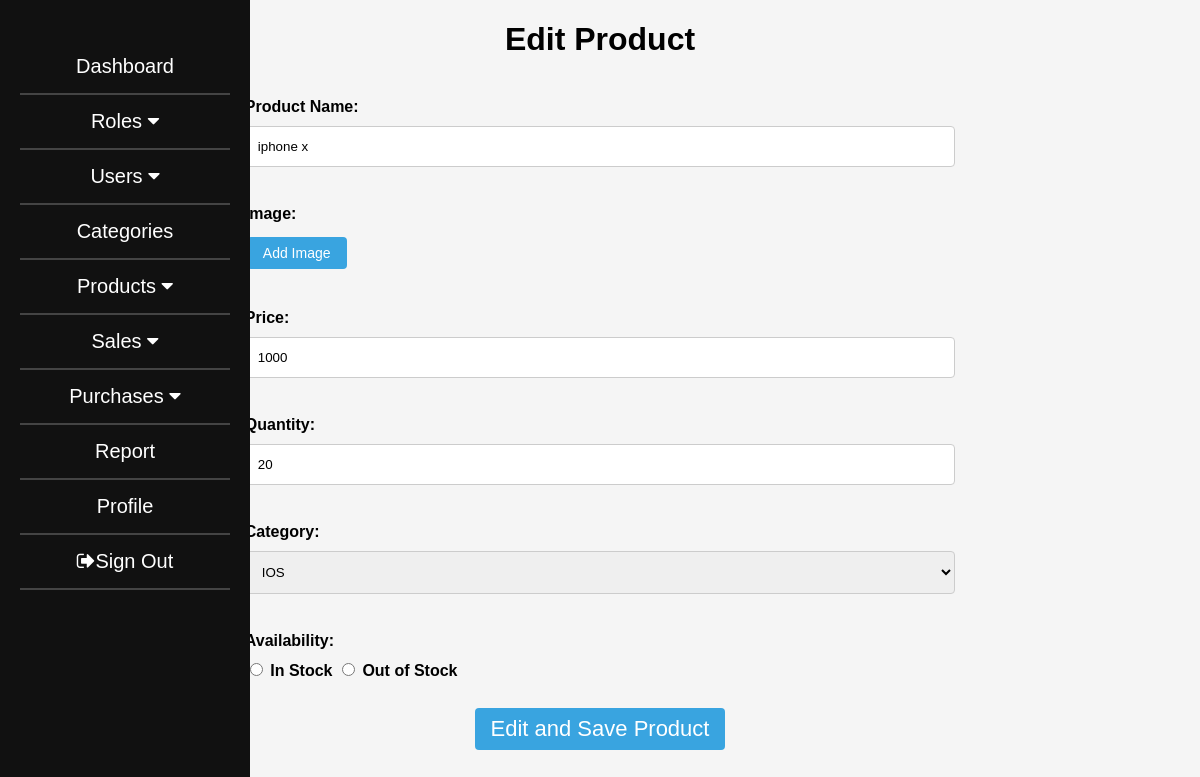
Page /RWInventory/editproduct.php?id=46 on the committed database.
### tables this page shows
CREATE TABLE `products` (
  `product_id` int(11) NOT NULL,
  `product_name` varchar(255) NOT NULL,
  `price` int(11) NOT NULL,
  `quantity` int(11) NOT NULL,
  `category` varchar(255) NOT NULL,
  `availability` varchar(255) NOT NULL,
  `image_path` varchar(255) NOT NULL,
  `company_id` int(11) NOT NULL
);

CREATE TABLE `categories` (
  `category_id` int(11) NOT NULL,
  `category_name` varchar(255) NOT NULL,
  `company_id` int(11) NOT NULL
);

### RWInventory/editproduct.php (the view, shortened to what this page needs)
<?php
    include("connect.php");
    $id = $_GET["id"];
      $sql = "SELECT * FROM products WHERE product_id = ?";
      $stmt = $connect->prepare($sql);
      $stmt->bind_param("i", $id);
      $stmt->execute();
      $result = $stmt->get_result();
      $data = $result->fetch_assoc();
      $name = $data['product_name'];
      $price = $data['price'];
      $quantity = $data['quantity'];
      $category = $data['category'];
      $notification = "";
      $notification_class = "";
?>
<!DOCTYPE html>
<html lang="en">
<head>
    <link rel="stylesheet" href="https://cdnjs.cloudflare.com/ajax/libs/font-awesome/4.7.0/css/font-awesome.min.css">
</head>
<body>
        <div class="sidebar">
    <ul>
        <li><a href="dash.php">Dashboard</a></li>
        <li class="dropdown">
        <a href="#" class="dropdown-toggle" data-toggle="dropdown">
            Roles <i class="fa fa-caret-down"></i>
        </a>
    </li>
    <li class="dropdown">
        <a href="#" class="dropdown-toggle" data-toggle="dropdown">
            Users <i class="fa fa-caret-down"></i>
        </a>
    </li>
    <li><a href="categories.php">Categories</a></li>
    <li class="dropdown">
        <a href="#" class="dropdown-toggle" data-toggle="dropdown">
            Products <i class="fa fa-caret-down"></i>
        </a>
    </li>
    <li class="dropdown">
        <a href="#" class="dropdown-toggle" data-toggle="dropdown">
            Sales <i class="fa fa-caret-down"></i>
        </a>
    </li>
    <li class="dropdown">
        <a href="#" class="dropdown-toggle" data-toggle="dropdown">
            Purchases <i class="fa fa-caret-down"></i>
        </a>
    </li>
    <li><a href="report.php">Report</a></li>
    <li><a href="profile.php">Profile</a></li>
    <li class="signout"><a href="login.php"><i class="fa fa-sign-out"></i>Sign Out</a></li>
</ul>
	</div>
	<h1>Edit Product</h1> <br>
	<form action="editproduct.php?id=<?php echo $id; ?>" method="POST" enctype="multipart/form-data">
		<label for="product-name">Product Name:</label>
		<input type="text" id="product-name" name="product-name" value="<?php echo $name; ?>"><br><br>
		<label for="product-image">Image:</label>
<button type="button" onclick="document.getElementById('product-image').click();" style="background-color: #39A4E0; color: white; border: none; padding: 8px 16px; text-align: center; text-decoration: none; display: inline-block; font-size: 14px; margin: 4px 2px; cursor: pointer; border-radius: 4px;">Add Image</button>
<br> <br> <br>
		<label for="product-price">Price:</label>
		<input type="text" id="product-price" name="product-price" value="<?php echo $price; ?>"><br><br>
		<label for="product-quantity">Quantity:</label>
		<input type="text" id="product-quantity" name="product-quantity" value="<?php echo $quantity; ?>"><br><br>
		<label for="product-category">Category:</label>
		<select name="product-category" id="product-category" title="product-category" aria-placeholder="Choose Category">
        <?php
        $sql = "SELECT * FROM categories";
        $result = mysqli_query($connect, $sql);
        while ($row = mysqli_fetch_assoc($result)) {
            echo '<option value="' . $row['category_name'] . '"' . ($row['category_name'] == $category ? 'selected' : '') . '>' . $row['category_name'] . '</option>';
        }
        ?>
    </select><br><br>
        <label for="product-availability">Availability:</label>
        <input type="radio" id="product-availability-in" name="product-availability" value="in-stock" style="display: inline-block;">
        <label for="product-availability-in" style="display: inline-block;">In Stock</label>
        <input type="radio" id="product-availability-out" name="product-availability" value="out-stock" style="display: inline-block;">
        <label for="product-availability-out" style="display: inline-block;">Out of Stock</label><br><br>
		<button type="submit" name="edit_product">Edit and Save Product</button>
	</form>
        <?php if (isset($notification)) : ?>
        <div class="notification <?php echo $notification_class; ?>">
        </div>
    <?php endif; ?>
</body>
</html>

### RWInventory/editproduct.php (style rules this page uses)
body { font-family: Arial, sans-serif; background-color: #f5f5f5; }
.sidebar { height: 100%; width: 250px; position: fixed; z-index: 1; top: 0; left: 0; background-color: #111; overflow-x: hidden; padding-top: 20px; }
.sidebar ul { list-style-type: none; margin: 10px; padding: 10px; }
.sidebar ul li { border-bottom: 2px solid #444; padding: 15px; text-align: center; }
.sidebar ul li a { color: #fff; display: block; font-size: 20px; text-decoration: none; }
h1 { text-align: center; }
button { background-color: #39A4E0; color: white; border: none; padding: 8px 16px; text-align: center; text-decoration: none; display: inline-block; font-size: 22px; margin: 4px 2px; cursor: pointer; border-radius: 4px; display: block; margin: 0 auto; }
form { width: 60%; margin: 0 auto; }
label { display: block; font-weight: bold; margin-bottom: 10px; }
input[type="text"], select { width: 100%; padding: 12px; border: 1px solid #ccc; border-radius: 4px; box-sizing: border-box; margin-bottom: 20px; }
.notification { position: fixed; top: 0; left: 0; width: 100%; padding: 10px; color: #ffffff; text-align: center; }

### rows in the picture
products: product-name "iphone x", product-price "1000", product-quantity "20", product-category "IOS"
